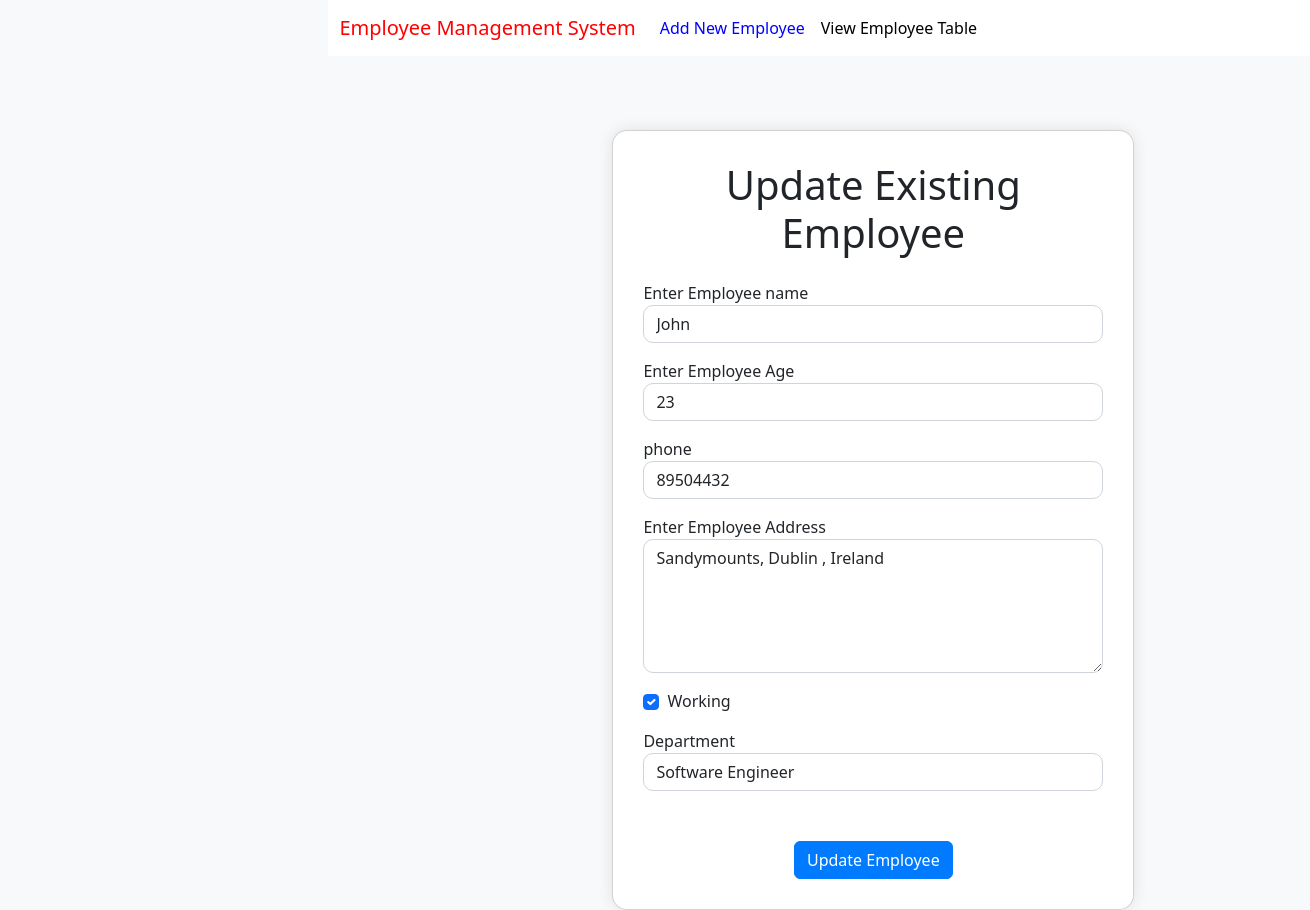
Screenshot of /emp/update-emp/20 with the database file from the repository.
### emp/models.py (models this page shows, shortened)
class Emp(models.Model):
    name=models.CharField(max_length=200)
    emp_age=models.CharField(max_length=200)
    phone=models.CharField(max_length=10)
    address=models.CharField(max_length=150)
    working=models.BooleanField(default=True)
    department=models.CharField(max_length=200)

### emp/views.py (the view)
# urls.py: path("update-emp/<int:emp_id>",update_emp),
def update_emp(request,emp_id):
    emp=Emp.objects.get(pk=emp_id)
    return render(request,"emp/update_emp.html",{
        'emp':emp
    })

### templates/emp/update_emp.html (shortened to what this page needs)
<!DOCTYPE html>
<html lang="en">
<head>
    <link href="https://cdn.jsdelivr.net/npm/bootstrap@5.2.2/dist/css/bootstrap.min.css"
          rel="stylesheet"
>
</head>
<body>
{% include 'emp/navbar.html' %}
<div class="container">
    <div class="row">
        <div class="col-md-6 offset-md-3">
            <div class="card">
                <div class="card-body">
                    <h1 class="text-center mb-4">Update Existing Employee</h1>
                    <form action="/emp/do-update-emp/{{emp.id}}" method="POST">
                        <div class="mb-3">
                            <label for="name">Enter Employee name</label>
                            <input
                                    id="name"
                                    type="text"
                                    class="form-control"
                                    placeholder="Enter emp name"
                                    name="emp_name"
                                    value="{{emp.name}}"
                            />
                        </div>
                        <div class="mb-3">
                            <label for="id">Enter Employee Age</label>
                            <input
                                    id="id"
                                    type="text"
                                    class="form-control"
                                    placeholder="Enter employee age"
                                    name="emp_age"
                                    value="{{emp.emp_age}}"
                            />
                        </div>
                        <div class="mb-3">
                            <label for="phone">phone</label>
                            <input
                                    id="phone"
                                    type="text"
                                    class="form-control"
                                    placeholder="Enter employee phone number"
                                    name="emp_phone"
                                    value="{{emp.phone}}"
                            />
                        </div>
                        <div class="mb-3">
                            <label for="address">Enter Employee Address</label>
                            <textarea
                                    name="emp_address"
                                    id="address"
                                    rows="5"
                                    class="form-control"
                            >{{emp.address}}</textarea>
                        </div>
                        <div class="mb-3 form-check">
                            <label for="working">Working</label>
                            <input {% if emp.working %} checked {% endif %} id="working" name="emp_working" type="checkbox" class="form-check-input">
                        </div>
                        <div class="mb-3">
                            <label for="department">Department</label>
                            <select value="{{emp.department}}" name="emp_department" id="department" class="form-control">
                                <option value="Software Engineer">Software Engineer</option>
                            </select>
                        </div>
                        <div class="container text-center">
                            <button class="btn btn-primary">
                                Update Employee
                            </button>
                        </div>
                    </form>
                </div>
            </div>
        </div>
    </div>
</div>
</body>
</html>

### templates/emp/update_emp.html (style rules this page uses)
body { background-color: #f8f9fa; }
.container { margin-top: 50px; }
.card { background-color: #ffffff; border-radius: 15px; box-shadow: 0 0 15px rgba(0, 0, 0, 0.1); }
.card-body { padding: 30px; }
.form-control { border-radius: 10px; }
.form-check-input { margin-top: 5px; }
.btn-primary { background-color: #007bff; border-color: #007bff; }

### rows the page displays
Emp: emp_name "John", emp_age "23", emp_phone "89504432", emp_address "Sandymounts, Dublin , Ireland", working "☑", emp_department "Software Engineer"
